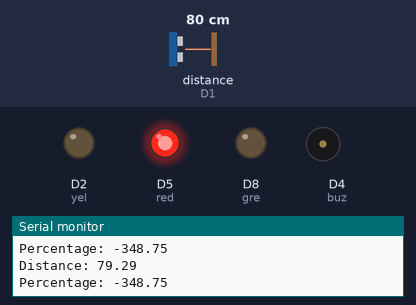
Bench run of a sketch on a simulated ESP8266 (NodeMCU). Shown: output pins drawn as LEDs (lit = HIGH), buzzer (waves = sounding, pin HIGH), the last lines printed to the serial monitor. Wiring (inferred from the names in the program): ultrasonic range finder: trigger D0; echo D1. The test bench sets the inputs (shaded band); at power-on: distance to the obstacle (sensor on D1) 80 cm. The echo pulse lasts 58.3 µs per cm; WiFi joins after 1.5 s; servers stay silent unless stated; pins used as bus, display or sensor lines are not drawn.

Above: at 3.0 s.
3.1 s: distance to the obstacle (sensor on D1) set to 18 cm
4.6 s: distance to the obstacle (sensor on D1) set to 14 cm
At 5.8 s:
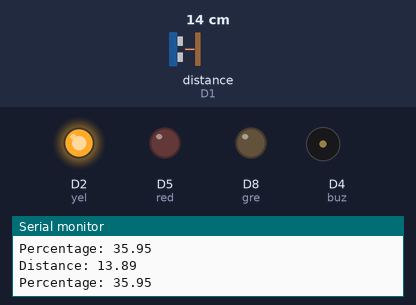
6.1 s: distance to the obstacle (sensor on D1) set to 11 cm
7.6 s: distance to the obstacle (sensor on D1) set to 8 cm
At 8.1 s:
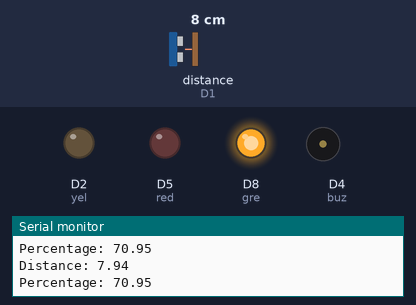
9.1 s: distance to the obstacle (sensor on D1) set to 6 cm
10.6 s: distance to the obstacle (sensor on D1) set to 3 cm
At 11.6 s:
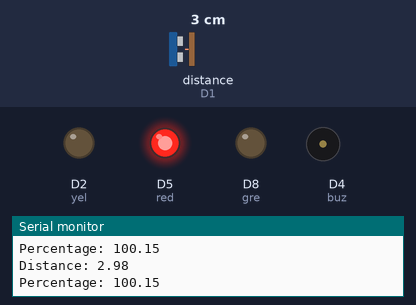
Timing chart, 0 to 13.1 s (numbered marks = the images above; inputs shaded):
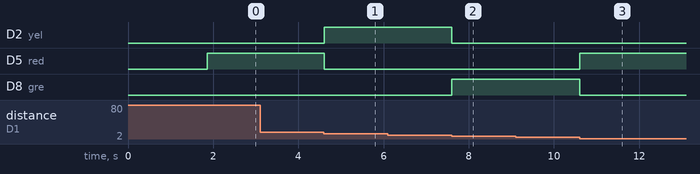

The sketch:

Water_Level.ino
```cpp
#define BLYNK_TEMPLATE_ID "TMPLAGLILf9P"
#define BLYNK_TEMPLATE_NAME "Quickstart Template"
#define BLYNK_AUTH_TOKEN "9q7Cp5bNVYTsZlOZ9BE-TWyz3n_76Vau"

#define trig D0
#define echo D1
#define yel D2
#define buz D4
#define red D5
#define gre D8
bool ok = 0;


#include <ESP8266WiFi.h>
#include <BlynkSimpleEsp8266.h>

bool Relay = 0;
char ssid[] = "WiFi-2.4G";
char pass[] = "";
BlynkTimer timer;
double duration, distance, percentage;

void ultra()
{
  digitalWrite(trig, LOW);
  delayMicroseconds(2);
  digitalWrite(trig, HIGH);
  delayMicroseconds(10);
  digitalWrite(trig, LOW);
  duration = pulseIn(echo, HIGH);
  distance = duration * 0.034 / 2;
  Serial.print("Distance: ");
  Serial.println(distance);
  Blynk.virtualWrite(V2, distance);
  percentage = (20 - distance) * 100 / 17;
  Serial.print("Percentage: ");
  Serial.println(percentage);
  Blynk.virtualWrite(V0, percentage);

  if(percentage <= 20 or percentage > 90) {
    digitalWrite(red, HIGH);
  }
  else {
    digitalWrite(red, LOW);
  }
  if(percentage > 20 and percentage <= 60) {
    digitalWrite(yel, HIGH);
  }
  else {
    digitalWrite(yel, LOW);
  }
  if(percentage > 60 and percentage <= 90) {
    digitalWrite(gre, HIGH);
  }
  else digitalWrite(gre, LOW);
  if(ok == 0) {
    if(percentage > 90) {
      Blynk.logEvent("level_warning", "Your tank is almost full. Please turn off the motor.");
      ok = 1;
    }
    else if(percentage <= 20) {
      Blynk.logEvent("level_warning", "Your tank is almost empty. Please turn on the motor.");
      ok = 1;
    }
  }
}

void setup()
{
  pinMode(trig, OUTPUT);
  pinMode(echo, INPUT);
  pinMode(red, OUTPUT);
  pinMode(yel, OUTPUT);
  pinMode(gre, OUTPUT);
  pinMode(buz, OUTPUT);
  Serial.begin(115200);
  Blynk.begin(BLYNK_AUTH_TOKEN, ssid, pass, "blynk.cloud", 80);
  timer.setInterval(50, ultra);
}

void loop()
{
  Blynk.run();
  timer.run();
}
```

Measured:
- the behaviour switches between 17 and 16 cm on distance to the obstacle (sensor on D1) (found by bisection; images 0 and 1)
- the behaviour switches between 10 and 9 cm on distance to the obstacle (sensor on D1) (found by bisection; images 1 and 2)
- the behaviour switches between 5 and 4 cm on distance to the obstacle (sensor on D1) (found by bisection; images 2 and 3)
- after the input at 4.6 s, D2 (yel): LOW → HIGH at once; D5 (red): HIGH → LOW at once
- after the input at 7.6 s, D2 (yel): HIGH → LOW at once; D8 (gre): LOW → HIGH at once
- after the input at 10.6 s, D5 (red): LOW → HIGH at once; D8 (gre): HIGH → LOW at once
